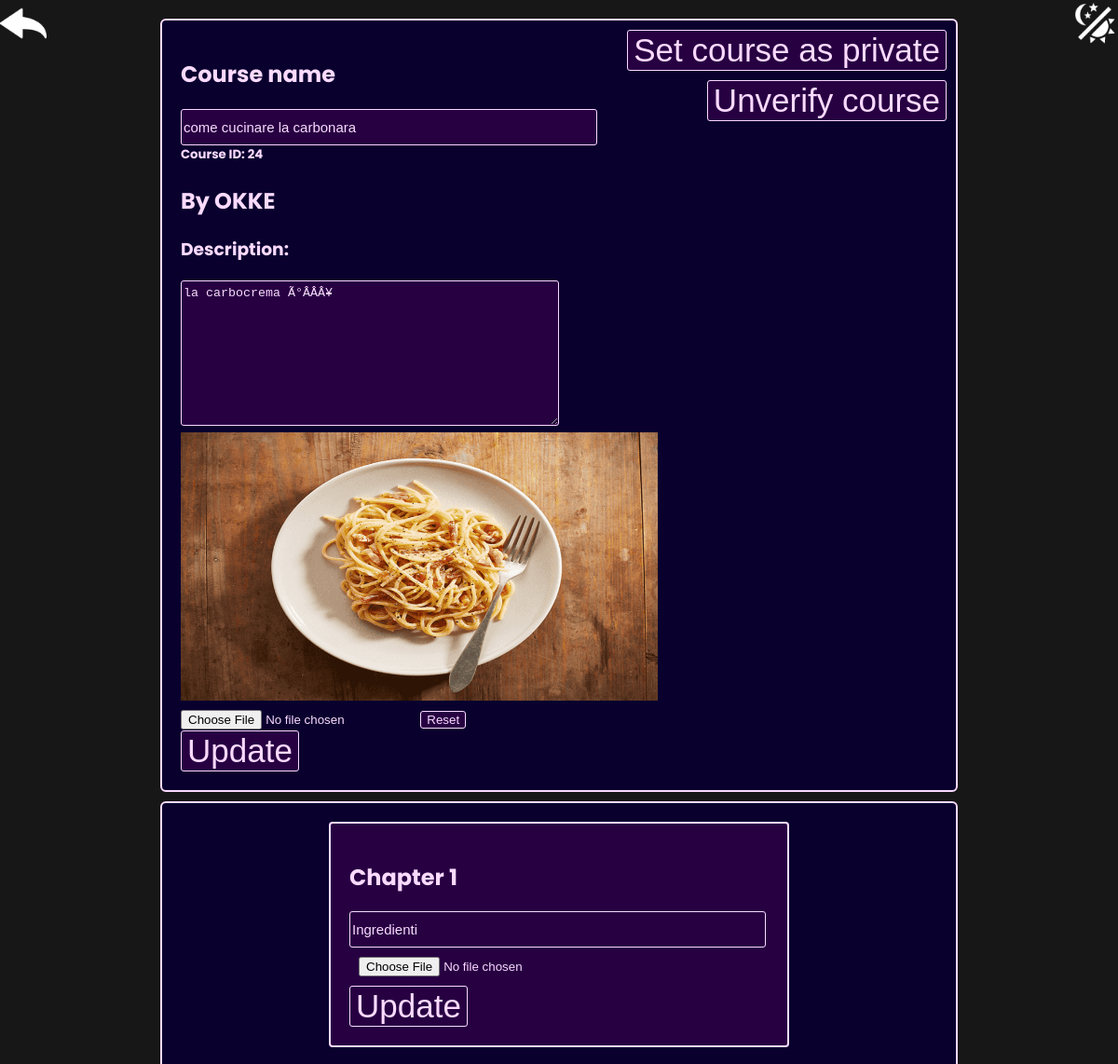
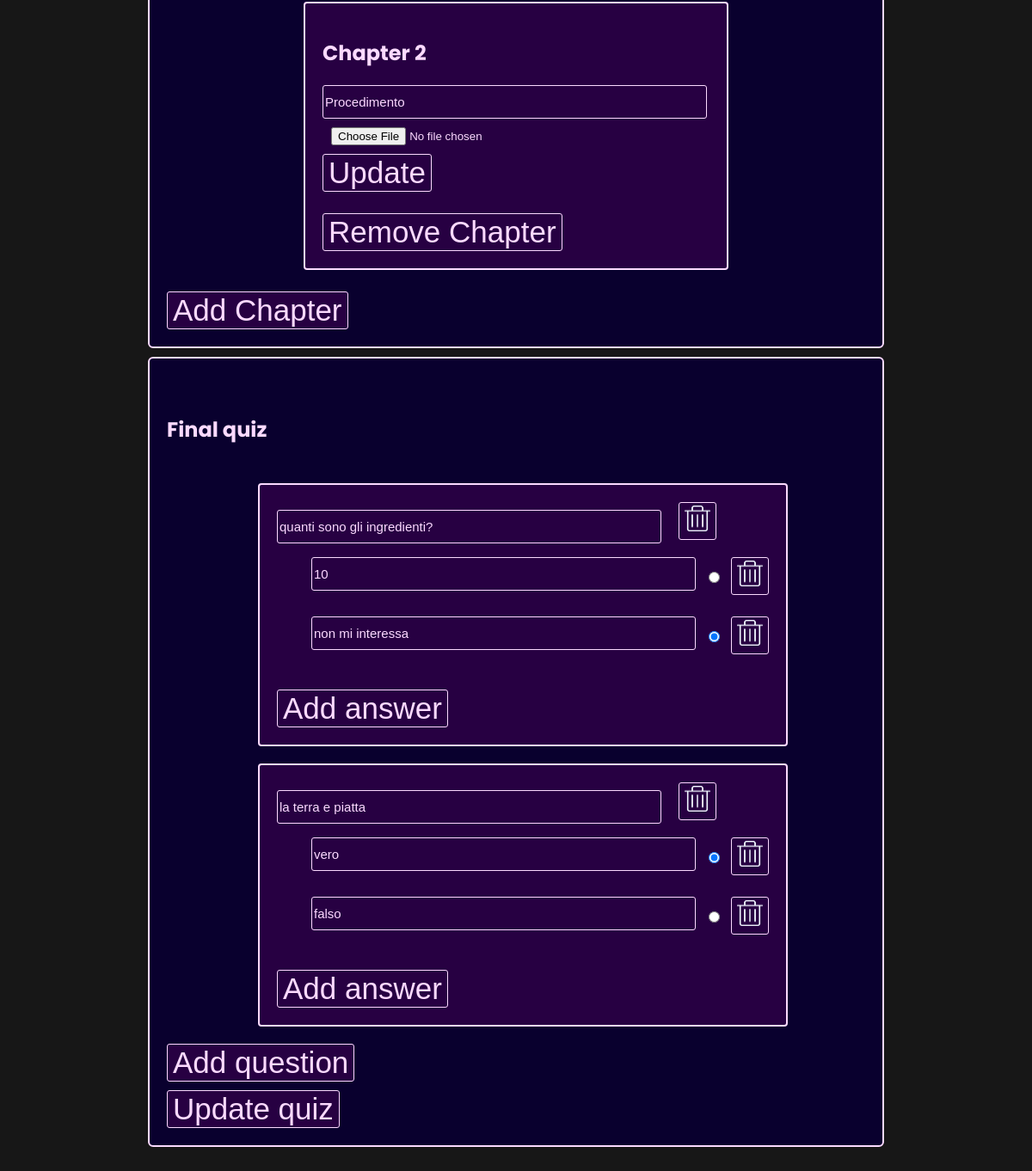
Screenshot of /Skillful_PHP/Skillful/editCourse.php?courseId=24 (signed in) with the database file from the repository (2 pictures, top to bottom).
### tables this page shows
CREATE TABLE `courses` (
  `id` int(11) NOT NULL,
  `name` varchar(50) NOT NULL,
  `creation_date` datetime NOT NULL,
  `description` blob DEFAULT NULL,
  `verified` tinyint(4) NOT NULL DEFAULT 0,
  `folder` blob NOT NULL,
  `category` int(11) DEFAULT NULL,
  `user_created` int(11) NOT NULL,
  `state` tinyint(4) NOT NULL DEFAULT 0
);

CREATE TABLE `users` (
  `id` int(11) NOT NULL,
  `username` varchar(40) NOT NULL,
  `email` blob NOT NULL,
  `password` varchar(255) NOT NULL,
  `pfp` varchar(255) NOT NULL DEFAULT 'assets/defaults/defaultPFP.png',
  `bio` varchar(255) DEFAULT 'User does not have a biography',
  `role` int(11) NOT NULL DEFAULT 0
);

CREATE TABLE `questions` (
  `id` int(11) NOT NULL,
  `question` blob NOT NULL DEFAULT 'question',
  `id_course` int(11) DEFAULT NULL
);

CREATE TABLE `answers` (
  `id` int(11) NOT NULL,
  `answer` blob NOT NULL DEFAULT 'answer',
  `correct` varchar(3) NOT NULL DEFAULT '0',
  `id_question` int(11) NOT NULL
);

### Skillful_PHP/Skillful/editCourse.php (the view, shortened to what this page needs)
<!DOCTYPE html>
<html lang="en">
<head>
    <link rel="stylesheet" type="text/css" href="styles/style.css">
    <link rel="stylesheet" type="text/css" href="styles/styleCourseViewer.css">
    <link rel="stylesheet" type="text/css" href="styles/styleCourseEditor.css">
</head>
<body>
    <?php
        include "db_connection.php";
        if (!isset($_SESSION['user_id'])) {
            header('Location: login.php');
        } else {
            $admin = false;
            $user_id = $_SESSION['user_id'];
            $getUsername = "SELECT * FROM users WHERE id = $user_id";
            $result = mysqli_query($connection, $getUsername);
            if($result){
                if(mysqli_num_rows($result) > 0){
                    $row = mysqli_fetch_assoc($result);
                    if($row['role'] == 1){
                        $admin = true;
                    } else {
                        $admin = 0;
                    }
                } else {
                    header('Location: login.php');
                }
            }
        }
        if($_SERVER['REQUEST_METHOD'] == 'GET'){
            if(isset($_GET['courseId'])){
                $requestedId = $_GET['courseId'];
                $sqlCode = "SELECT *, courses.id AS course_id, users.id AS user_id FROM courses INNER JOIN users ON user_created = users.id WHERE courses.id = $requestedId";
                $result = mysqli_query($connection, $sqlCode);
                if($result){
                    if(mysqli_num_rows($result) > 0){
                        $row = mysqli_fetch_assoc($result);
                        $user_created = $row['user_created'];
                        $folder = $row['folder'];
                        $name = $row['name'];
                        $desc = $row['description'];
                        $username = $row['username'];
                        $state = $row['state'];
                        $verified = $row['verified'];
                        if($user_id == $user_created){
                            $myCourse = true;
                        } else {
                            $myCourse = false;
                        }
                    }
                }
            } else {
                header('Location: home.php');
            }
        }
    ?>
    <?php
    if($admin || $myCourse){
    ?>
    <a href='viewCourse.php?courseId=<?php echo $requestedId ?>' id="backButton"><img class="img" src="assets/icons/backButton/backButton0.png" width="50px" height="50px"></a>
    <img class="img cursorPointer" id="themeButton" src="assets/icons/themeButton/themeButton0.png" width="50px" height="50px">
    <div id="mainContainer">
        <div id="mainInfo" class='box'>
            <?php
                echo "<form action='updateCourse.php' method='POST' id='verification'><input type='hidden' name='courseId' value = ".$requestedId.">";
                if($state == 0){
                    echo "<button type='submit' name='publish'>Publish Course</button>";
                } else {
                    echo "<button type='submit' name='private'>Set course as private</button>";
                }
                echo "<br>";
                if($verified == 0 && $admin){
                    if($state == 1)
                        echo "<button type='submit' name='verify'>Verify course</button>";
                } else if($admin){
                    echo "<button type='submit' name='unverify'>Unverify course</button>";
                }
                echo "</form>";
            ?>
            <form method="POST" action="updateCourse.php" enctype="multipart/form-data">
                <h2>Course name</h2>
                <?php echo "<input type='text' class='input' name='courseName' value='".$name."'>";
                echo '<h5 style="margin-top: 0">Course ID: '.$requestedId.'</h5><h2>By '.$username.'</h2><h3>Description:</h3>';
                echo "<textarea name='description'>".$desc."</textarea><br>" ?>
                <?php
                    echo '<img id="preview" src="'.$folder.'thumbnail.png" width="512px" height="288px"><br>';
                ?>
                <input id="thumbnailInput" type="file" name="thumbnail" accept="image/*">
                <input class="button" type="button" value="Reset" id="reset">
                <br><button type="submit" name="mainInfo">Update</button>
            </form>
        </div>
        <div id="chaptersEditor" class="box">
            <div id="chapters">
            <?php
            $chaptersName = 'chapter*';
            $matches = glob($folder.$chaptersName, GLOB_ONLYDIR);
            $nChapters = count($matches);
            for($i = 1; $i <= $nChapters; $i++){
                $currentChapterFolder = $folder.'chapter'.$i.'/';
                echo "<div class='chapter' id='chapter".$i."'><h2>Chapter ".$i."</h2><form method='POST' action='updateCourse.php' enctype='multipart/form-data'><input type='hidden' name='folder' value='".$currentChapterFolder."'>";
                $nameFilePath = $currentChapterFolder.'name.txt';
                echo "<input type='text' class='input' name='chapterName' placeholder='Chapter Name'";
                if(file_exists($nameFilePath)){
                    echo " value='".file_get_contents($nameFilePath)."'";
                }
                echo "><br><input type='file' class='fileInput' name='presentation' accept='.pptx,application/vnd.openxmlformats-officedocument.presentationml.presentation'>";
                echo "<br><button type='submit' name='updatingCourse'>Update</button></form>";
                if($i == $nChapters){
                    echo "<br><form action='updateCourse.php' method='POST'><input type='hidden' name='chapterNumber' value = ".$i."><input type='hidden' name='folder' value='".$folder."'><button type='submit' name='removeChapter'>Remove Chapter</button></form>";
                }
                echo "</div>";
            }
            echo "</div><br><form action='updateCourse.php' method='POST'><input type='hidden' name='chapterNumber' value = ".$i."><input type='hidden' name='folder' value='".$folder."'><button type='submit' name='addChapter'>Add Chapter</button></form>";
            ?>
        </div>
        <div id="finalQuizEditor" class="box">
        <?php
            echo "<br><h2 id='createQuiz'>Final quiz</h2>";
            echo "<br><form action='updateCourse.php' method='POST' cid='finalQuiz'><div id='quizGrid'>";
            $sqlCode = "SELECT * from questions where id_course = ".$requestedId;
            $result = mysqli_query($connection,$sqlCode);
            $i = 0;
            if($result){
                while($row = mysqli_fetch_assoc($result)){
                    echo "<div class='question'><input type='hidden' value='".$row['id']."' name='questionId".$i."'>";
                    echo "<input type='text' class='input' value='".$row['question']."' class='question' name='question".$i."'><button class='deleteButton' type='submit' name='deleteQuestion' value='".$row['id']."'><img class='deleteQuestion img' height='30px' width='30px' src='assets/icons/deleteButton/deleteButton0.png'></button><br>";
                    $sqlCode = "SELECT * from answers where id_question = ".$row['id'];
                    $result2 = mysqli_query($connection, $sqlCode);
                    $j = 0;
                    if($result2){
                        $nAnswers = mysqli_num_rows($result2);
                        echo "<input type='hidden' value='".$nAnswers."' name='nAnswersForQuestion".$i."'><ul>";
                        while($rowA = mysqli_fetch_assoc($result2)){
                            echo "<li><input type='text' class='input' value='".$rowA['answer']."' class='answer' name='answer".$j."question".$i."'>";
                            echo "<input type='radio' value='".$j."' name='rightAnswerForQuestion".$i."'";
                            if($rowA['correct'] == 1){
                                echo " checked";
                            }
                            echo "><button class='deleteButton' type='submit' name='deleteAnswer' value='".$rowA['id']."'><img class='deleteAnswer img' height='30px' width='30px' src='assets/icons/deleteButton/deleteButton0.png'></button></li><br>";
                            $j++;
                        }
                    }
                    echo "</ul><button type='submit' name='addAnswer' value='".$row['id']."'>Add answer</button></div>";
                    $i++;
                }
            }
            echo "</div><button type='submit' name='addQuestion' value='".$requestedId."'>Add question</button><br>";
            echo "<button type='submit' name='updateQuiz' style='margin-top: 10px'>Update quiz</button>";
            echo "</form>";
            ?>
        </div>
    </div>
    <?php
    }
    ?>
</body>

### Skillful_PHP/Skillful/styles/style.css (style rules this page uses)
:root { --primary: #171717; --textcolor: #f0f8ff; --windowbg: #09002e; --boxbg: #270042; }
body { font-family: 'Poppins', sans-serif; color: var(--textcolor); background-color: var(--primary); margin: 0; overflow-x: hidden; }

### Skillful_PHP/Skillful/styles/styleCourseViewer.css (style rules this page uses)
body { padding: 20px; }
.box { position: relative; border: 2px solid var(--textcolor); border-radius: 6px; width: 70%; padding: 20px; margin-left: 50%; transform: translateX(-50%); background-color: var(--windowbg); margin-bottom: 10px; }
a { text-decoration: none; color: var(--textcolor); }
#chapters { position: relative; display: grid; margin-left: 50%; transform: translateX(-50%); width: fit-content; grid-template-columns: repeat(15, 54px); column-gap: 20px; row-gap: 20px; }
@media only screen and (max-width: 1590px) and (min-width: 1050px) { #chapters { grid-template-columns: repeat(10, 54px); } }
#themeButton { position: absolute; top: 0; right: 0; }
li { display: flex; }

### Skillful_PHP/Skillful/styles/styleCourseEditor.css (style rules this page uses)
.deleteButton { background: none; margin-left: 10px; }
#verification { position: absolute; top: 10px; right: 10px; text-align: right; }
#verification * { margin-bottom: 10px; }
#themeButton { position: absolute; right: 0; top: 0; }
#backButton { position: absolute; left: 0; top: 0; }
.button { background-color: var(--boxbg); border: 1px solid var(--textcolor); color: var(--textcolor); border-radius: 3px; }
textarea { background-color: var(--boxbg); border: 1px solid var(--textcolor); color: var(--textcolor); border-radius: 3px; width: 400px; height: 150px; }
.input { font-size: 15px; height: 35px; width: 441px; background-color: var(--boxbg); border: 1px solid var(--textcolor); color: var(--textcolor); border-radius: 3px; }
button { font-size: 35px; background-color: var(--boxbg); border: 1px solid var(--textcolor); color: var(--textcolor); border-radius: 3px; }
.fileInput { margin: 10px; }
.chapter { width:450px; border: 2px solid var(--textcolor); border-radius: 4px; background-color: var(--boxbg); padding: 20px; }
#chapters { position: relative; display: grid; margin-left: 50%; transform: translateX(-50%); width: fit-content; grid-template-columns: repeat(2, 494px); column-gap: 20px; row-gap: 20px; }
@media only screen and (max-width: 1520px) { #chapters { grid-template-columns: repeat(1, 494px); } }
.question { width: fit-content; border: 2px solid var(--textcolor); border-radius: 4px; background-color: var(--boxbg); padding: 20px; }
#quizGrid { position: relative; display: grid; margin-left: 50%; transform: translateX(-50%); width: fit-content; grid-template-columns: repeat(2, 610px); column-gap: 20px; row-gap: 20px; margin-bottom: 20px; }
@media only screen and (max-width: 1790px) { #quizGrid { grid-template-columns: repeat(1, 600px); } }
#finalQuizEditor .input { margin-right: 10px; }

### rows the page displays
courses: courseName "come cucinare la carbonara", user_created.username "OKKE", description "la carbocrema Ã°ÂÂÂ¥", folder (picture), chapterName "Ingredienti", chapterName "Procedimento"
questions: question "quanti sono gli ingredienti?", $row['id'] 4 (drawn)
answers: answer "10", $rowA['id'] 7 (drawn)
answers: answer "non mi interessa", $rowA['id'] 8 (drawn)
questions: question "la terra e piatta", $row['id'] 5 (drawn)
answers: answer "vero", correct "☑", $rowA['id'] 12 (drawn)
answers: answer "falso", $rowA['id'] 13 (drawn)

### other values shown
$requestedId "24"
